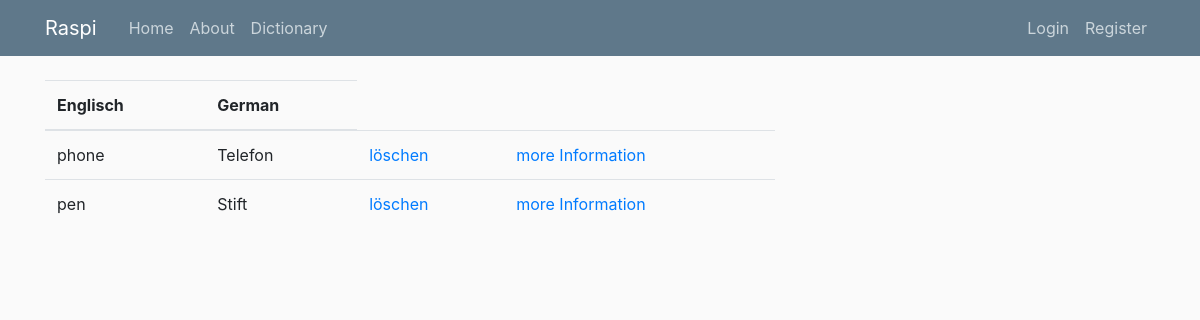
Before: /allwords with the older database file.
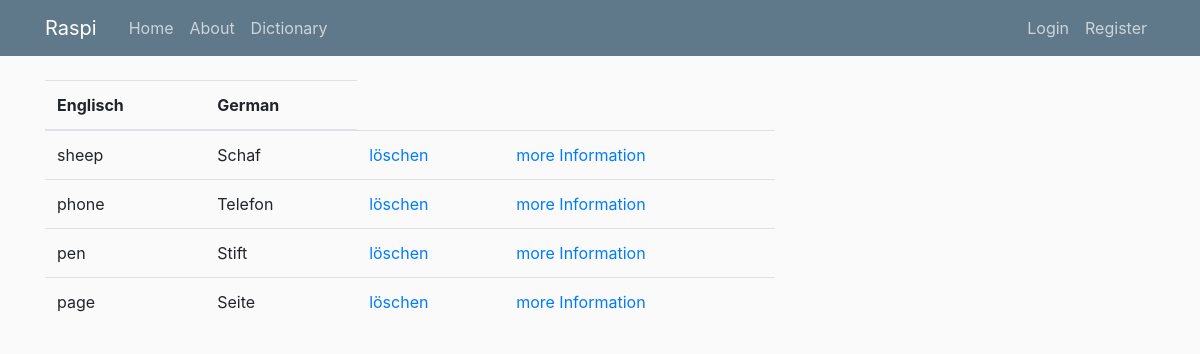
After: the same page with the newer database file.
### app/models.py (models this page shows, shortened)
class WordBook(db.Model):
    id = db.Column(db.Integer, primary_key=True)
    engl = db.Column(db.String(120), unique=True, nullable=False)
    german = db.Column(db.String(120), unique=True, nullable=False)

### app/routes.py (the view)
@app.route('/allwords', methods=['GET', 'POST'])
def allwords():
    content = WordBook.query.order_by(WordBook.engl.desc())  # desc
    return render_template('allwords.html', content=content)

### app/templates/allwords.html
{% extends "base_layout.html" %}
{% import "bootstrap/wtf.html" as wtf%}
{% block content %}
<table class="table">
    <thead>
    <tr>
        <th scope="col">Englisch</th>
        <th scope="col">German</th>
    </tr>
    </thead>
    <tbody>
    {% for word in content %}
    <tr>
        <td>{{word.engl}}</td>
        <td>{{word.german}}</td>
        <td><a href="{{url_for('delete_word', word=word.engl)}}">löschen</a></td>
        <td> <a href="{{ 'https://dict.leo.org/englisch-deutsch/' + word.engl }}">more Information</a></td>
    </tr>
    {% endfor %}
    </tbody>
</table>
{% endblock %}

### app/templates/base_layout.html (shortened to what this page needs)
<!DOCTYPE html>
<html lang="en">
<head>
    <link rel="stylesheet" href="https://stackpath.bootstrapcdn.com/bootstrap/4.5.2/css/bootstrap.min.css"
>
    <link rel="stylesheet" type="text/css" href="{{ url_for('static', filename='main.css') }}">
</head>
<body>
<header class="site-header">
    <nav class="navbar navbar-expand-md navbar-dark bg-steel fixed-top">
        <div class="container">
            <a class="navbar-brand mr-4" href="/">Raspi</a>
            <div class="collapse navbar-collapse" id="navbarToggle">
                <div class="navbar-nav mr-auto">
                    <a class="nav-item nav-link" href="{{ url_for('index') }}">Home</a>
                    <a class="nav-item nav-link" href="{{ url_for('about') }}">About</a>
                    <a class="nav-item nav-link" href="{{ url_for('wordbook') }}">Dictionary</a>
                </div>
                <div class="navbar-nav">
                    {% if current_user.is_authenticated %}
                        <a class="nav-item nav-link" href="{{ url_for('logout') }}">Logout</a>
                    {% else %}
                        <a class="nav-item nav-link" href="{{ url_for('login') }}">Login</a>
                        <a class="nav-item nav-link" href="{{ url_for('register') }}">Register</a>
                    {% endif %}
                </div>
            </div>
        </div>
    </nav>
</header>
<main role="main" class="container">
    <div class="row">
        <div class="col-md-8">
            {% block content %}{% endblock %}
        </div>
    </div>
</main>
</body>
</html>

### app/static/main.css (style rules this page uses)
body { background: #fafafa; color: #333333; margin-top: 5rem; }
.bg-steel { background-color: #5f788a; }
.site-header .navbar-nav .nav-link { color: #cbd5db; }

Changed rows visible on the page:
added WordBook: engl "sheep", german "Schaf"
added WordBook: engl "page", german "Seite"
